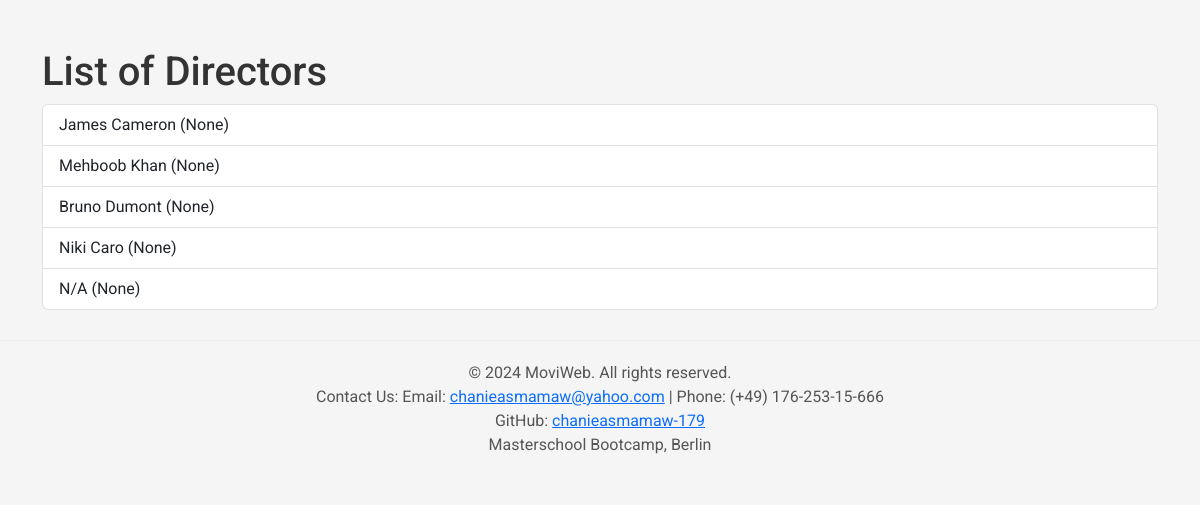
Before: /list_directors with the older database file.
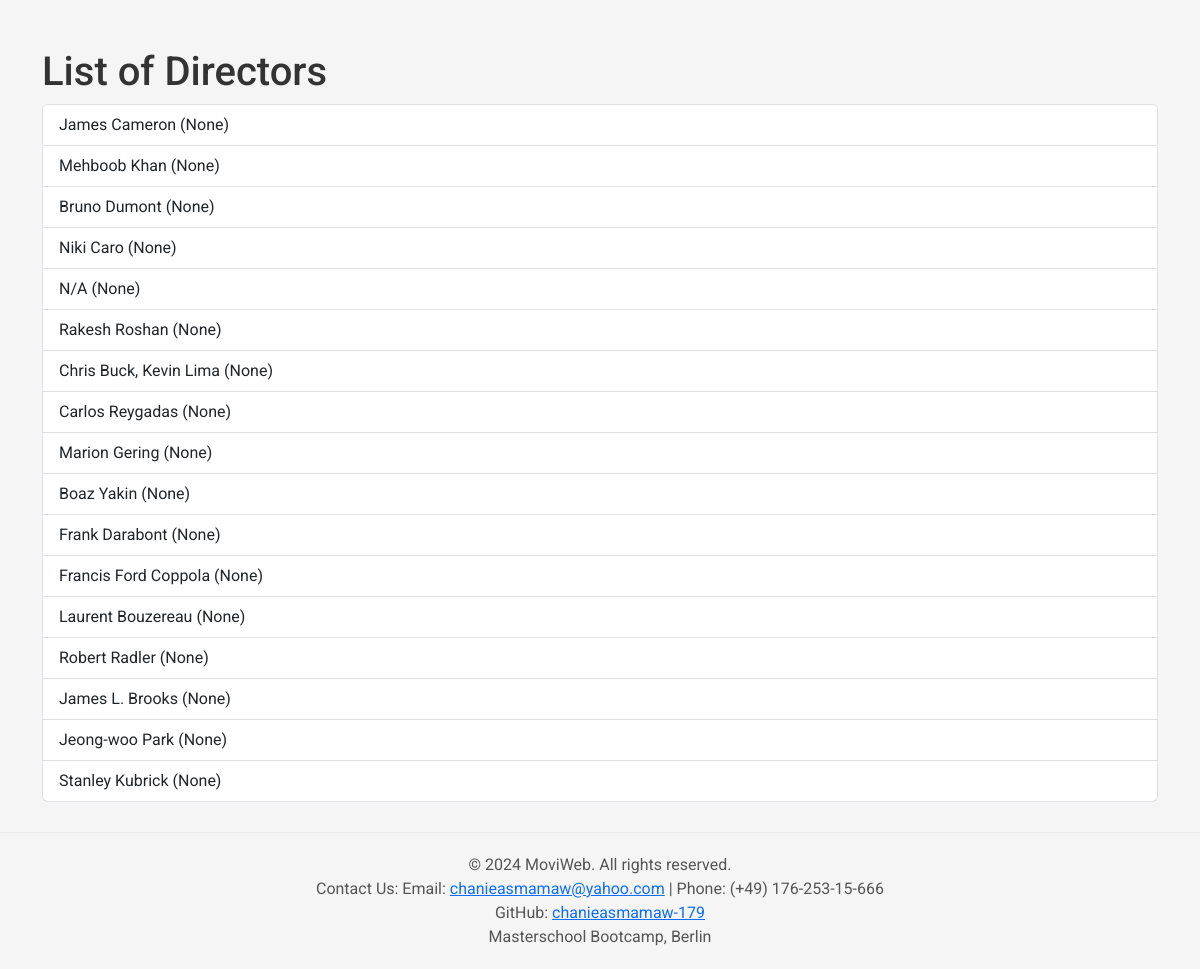
After: the same page with the newer database file.
### main.py (models this page shows, shortened)
class Director(db.Model):
    __tablename__ = 'directors'
    id = Column(Integer, primary_key=True)
    name = Column(String, nullable=False)
    birth_date = Column(String)  # Use Date type if necessary
    movies = relationship("Movie", back_populates="director")

### main.py (the view)
@app.route('/list_directors', methods=['GET'])
def list_directors():
    directors = db.session.query(Director).all()
    return render_template('list_directors.html', directors=directors)

### templates/list_directors.html (shortened to what this page needs)
<!DOCTYPE html>
<html lang="en">
<head>
    <link href="https://cdn.jsdelivr.net/npm/bootstrap@5.3.3/dist/css/bootstrap.min.css" rel="stylesheet">
</head>
<body>
    <div class="container mt-5">
        <h1>List of Directors</h1>
        {% if directors %}
            <ul class="list-group">
                {% for director in directors %}
                    <li class="list-group-item">{{ director.name }} ({{ director.birth_date }})</li>
                {% endfor %}
            </ul>
        {% else %}
            <div class="alert alert-warning" role="alert">
                No directors found. Please add some directors to the database.
            </div>
        {% endif %}
    </div>
    <footer>
        <p>© 2024 MoviWeb. All rights reserved.</p>
        <p>Contact Us: Email: <a href="mailto:chanieasmamaw@yahoo.com">chanieasmamaw@yahoo.com</a> | Phone: (+49) 176-253-15-666</p>
        <p>GitHub: <a href="https://github.com/chanieasmamaw-179">chanieasmamaw-179</a></p>
        <p>Masterschool Bootcamp, Berlin</p>
    </footer>
</body>
</html>

### templates/list_directors.html (style rules this page uses)
body { font-family: 'Roboto', sans-serif; background-color: #f5f5f5; color: #333; }
footer { text-align: center; padding: 20px 0; background-color: #f5f5f5; border-top: 1px solid #eaeaea; margin-top: 30px; }
footer p { margin: 0; color: #555; }

Changed rows visible on the page:
added Director: name "Rakesh Roshan", birth_date "None"
added Director: name "Chris Buck, Kevin Lima", birth_date "None"
added Director: name "Carlos Reygadas", birth_date "None"
added Director: name "Marion Gering", birth_date "None"
added Director: name "Boaz Yakin", birth_date "None"
added Director: name "Frank Darabont", birth_date "None"
added Director: name "Francis Ford Coppola", birth_date "None"
added Director: name "Laurent Bouzereau", birth_date "None"
added Director: name "Robert Radler", birth_date "None"
added Director: name "James L. Brooks", birth_date "None"
added Director: name "Jeong-woo Park", birth_date "None"
added Director: name "Stanley Kubrick", birth_date "None"
